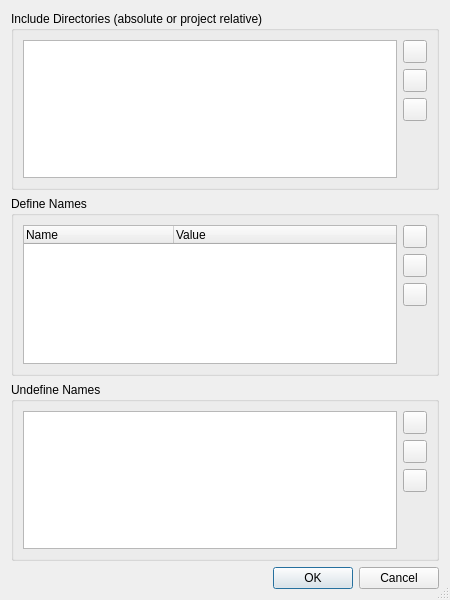
<?xml version="1.0" encoding="UTF-8"?>
<ui version="4.0">
 <class>IdlCompilerOptionsDialog</class>
 <widget class="QDialog" name="IdlCompilerOptionsDialog">
  <property name="geometry">
   <rect>
    <x>0</x>
    <y>0</y>
    <width>450</width>
    <height>600</height>
   </rect>
  </property>
  <property name="windowTitle">
   <string>IDL Compiler Options</string>
  </property>
  <property name="sizeGripEnabled">
   <bool>true</bool>
  </property>
  <layout class="QVBoxLayout" name="verticalLayout_4">
   <item>
    <widget class="QGroupBox" name="includeDirectoriesGroup">
     <property name="title">
      <string>Include Directories (absolute or project relative)</string>
     </property>
     <layout class="QHBoxLayout" name="horizontalLayout">
      <item>
       <widget class="QListWidget" name="idList">
        <property name="alternatingRowColors">
         <bool>true</bool>
        </property>
        <property name="sortingEnabled">
         <bool>true</bool>
        </property>
       </widget>
      </item>
      <item>
       <layout class="QVBoxLayout" name="verticalLayout">
        <item>
         <widget class="QToolButton" name="idAddButton">
          <property name="toolTip">
           <string>Add an include directory</string>
          </property>
          <property name="text">
           <string notr="true"/>
          </property>
         </widget>
        </item>
        <item>
         <widget class="QToolButton" name="idDeleteButton">
          <property name="toolTip">
           <string>Delete an include directory</string>
          </property>
          <property name="text">
           <string notr="true"/>
          </property>
         </widget>
        </item>
        <item>
         <widget class="QToolButton" name="idEditButton">
          <property name="toolTip">
           <string>Edit an include directory</string>
          </property>
          <property name="text">
           <string notr="true"/>
          </property>
         </widget>
        </item>
        <item>
         <spacer name="verticalSpacer">
          <property name="orientation">
           <enum>Qt::Vertical</enum>
          </property>
          <property name="sizeHint" stdset="0">
           <size>
            <width>20</width>
            <height>40</height>
           </size>
          </property>
         </spacer>
        </item>
       </layout>
      </item>
     </layout>
    </widget>
   </item>
   <item>
    <widget class="QGroupBox" name="groupBox">
     <property name="title">
      <string>Define Names</string>
     </property>
     <layout class="QHBoxLayout" name="horizontalLayout_2">
      <item>
       <widget class="QTreeWidget" name="dnList">
        <property name="alternatingRowColors">
         <bool>true</bool>
        </property>
        <property name="rootIsDecorated">
         <bool>false</bool>
        </property>
        <property name="itemsExpandable">
         <bool>false</bool>
        </property>
        <property name="sortingEnabled">
         <bool>false</bool>
        </property>
        <property name="allColumnsShowFocus">
         <bool>true</bool>
        </property>
        <attribute name="headerDefaultSectionSize">
         <number>150</number>
        </attribute>
        <attribute name="headerShowSortIndicator" stdset="0">
         <bool>false</bool>
        </attribute>
        <column>
         <property name="text">
          <string>Name</string>
         </property>
        </column>
        <column>
         <property name="text">
          <string>Value</string>
         </property>
        </column>
        <column>
         <property name="text">
          <string/>
         </property>
        </column>
       </widget>
      </item>
      <item>
       <layout class="QVBoxLayout" name="verticalLayout_2">
        <item>
         <widget class="QToolButton" name="dnAddButton">
          <property name="toolTip">
           <string>Add a name entry</string>
          </property>
          <property name="text">
           <string notr="true"/>
          </property>
         </widget>
        </item>
        <item>
         <widget class="QToolButton" name="dnDeleteButton">
          <property name="toolTip">
           <string>Delete a name entry</string>
          </property>
          <property name="text">
           <string notr="true"/>
          </property>
         </widget>
        </item>
        <item>
         <widget class="QToolButton" name="dnEditButton">
          <property name="toolTip">
           <string>Edit a name entry</string>
          </property>
          <property name="text">
           <string notr="true"/>
          </property>
         </widget>
        </item>
        <item>
         <spacer name="verticalSpacer_2">
          <property name="orientation">
           <enum>Qt::Vertical</enum>
          </property>
          <property name="sizeHint" stdset="0">
           <size>
            <width>20</width>
            <height>40</height>
           </size>
          </property>
         </spacer>
        </item>
       </layout>
      </item>
     </layout>
    </widget>
   </item>
   <item>
    <widget class="QGroupBox" name="groupBox_2">
     <property name="title">
      <string>Undefine Names</string>
     </property>
     <layout class="QHBoxLayout" name="horizontalLayout_3">
      <item>
       <widget class="QListWidget" name="unList">
        <property name="alternatingRowColors">
         <bool>true</bool>
        </property>
        <property name="sortingEnabled">
         <bool>true</bool>
        </property>
       </widget>
      </item>
      <item>
       <layout class="QVBoxLayout" name="verticalLayout_3">
        <item>
         <widget class="QToolButton" name="unAddButton">
          <property name="toolTip">
           <string>Add a name entry</string>
          </property>
          <property name="text">
           <string notr="true"/>
          </property>
         </widget>
        </item>
        <item>
         <widget class="QToolButton" name="unDeleteButton">
          <property name="toolTip">
           <string>Delete a name entry</string>
          </property>
          <property name="text">
           <string notr="true"/>
          </property>
         </widget>
        </item>
        <item>
         <widget class="QToolButton" name="unEditButton">
          <property name="toolTip">
           <string>Edit a name entry</string>
          </property>
          <property name="text">
           <string notr="true"/>
          </property>
         </widget>
        </item>
        <item>
         <spacer name="verticalSpacer_3">
          <property name="orientation">
           <enum>Qt::Vertical</enum>
          </property>
          <property name="sizeHint" stdset="0">
           <size>
            <width>20</width>
            <height>40</height>
           </size>
          </property>
         </spacer>
        </item>
       </layout>
      </item>
     </layout>
    </widget>
   </item>
   <item>
    <widget class="QDialogButtonBox" name="buttonBox">
     <property name="orientation">
      <enum>Qt::Horizontal</enum>
     </property>
     <property name="standardButtons">
      <set>QDialogButtonBox::Cancel|QDialogButtonBox::Ok</set>
     </property>
    </widget>
   </item>
  </layout>
 </widget>
 <tabstops>
  <tabstop>idList</tabstop>
  <tabstop>idAddButton</tabstop>
  <tabstop>idDeleteButton</tabstop>
  <tabstop>idEditButton</tabstop>
  <tabstop>dnList</tabstop>
  <tabstop>dnAddButton</tabstop>
  <tabstop>dnDeleteButton</tabstop>
  <tabstop>dnEditButton</tabstop>
  <tabstop>unList</tabstop>
  <tabstop>unAddButton</tabstop>
  <tabstop>unDeleteButton</tabstop>
  <tabstop>unEditButton</tabstop>
 </tabstops>
 <resources/>
 <connections>
  <connection>
   <sender>buttonBox</sender>
   <signal>accepted()</signal>
   <receiver>IdlCompilerOptionsDialog</receiver>
   <slot>accept()</slot>
   <hints>
    <hint type="sourcelabel">
     <x>248</x>
     <y>254</y>
    </hint>
    <hint type="destinationlabel">
     <x>157</x>
     <y>274</y>
    </hint>
   </hints>
  </connection>
  <connection>
   <sender>buttonBox</sender>
   <signal>rejected()</signal>
   <receiver>IdlCompilerOptionsDialog</receiver>
   <slot>reject()</slot>
   <hints>
    <hint type="sourcelabel">
     <x>316</x>
     <y>260</y>
    </hint>
    <hint type="destinationlabel">
     <x>286</x>
     <y>274</y>
    </hint>
   </hints>
  </connection>
 </connections>
</ui>
